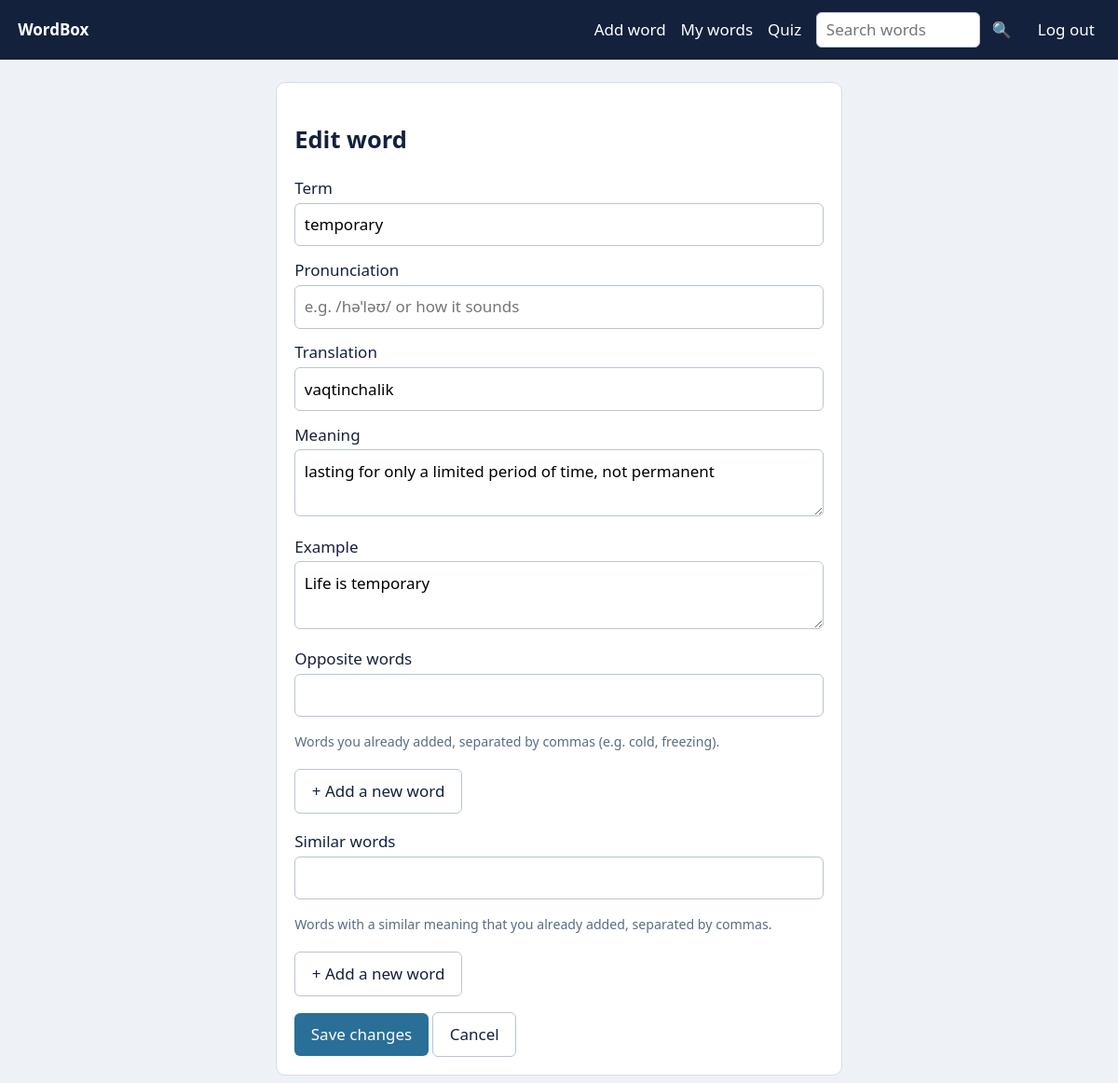
Page /words/7/edit/ (signed in) on the earlier database version.
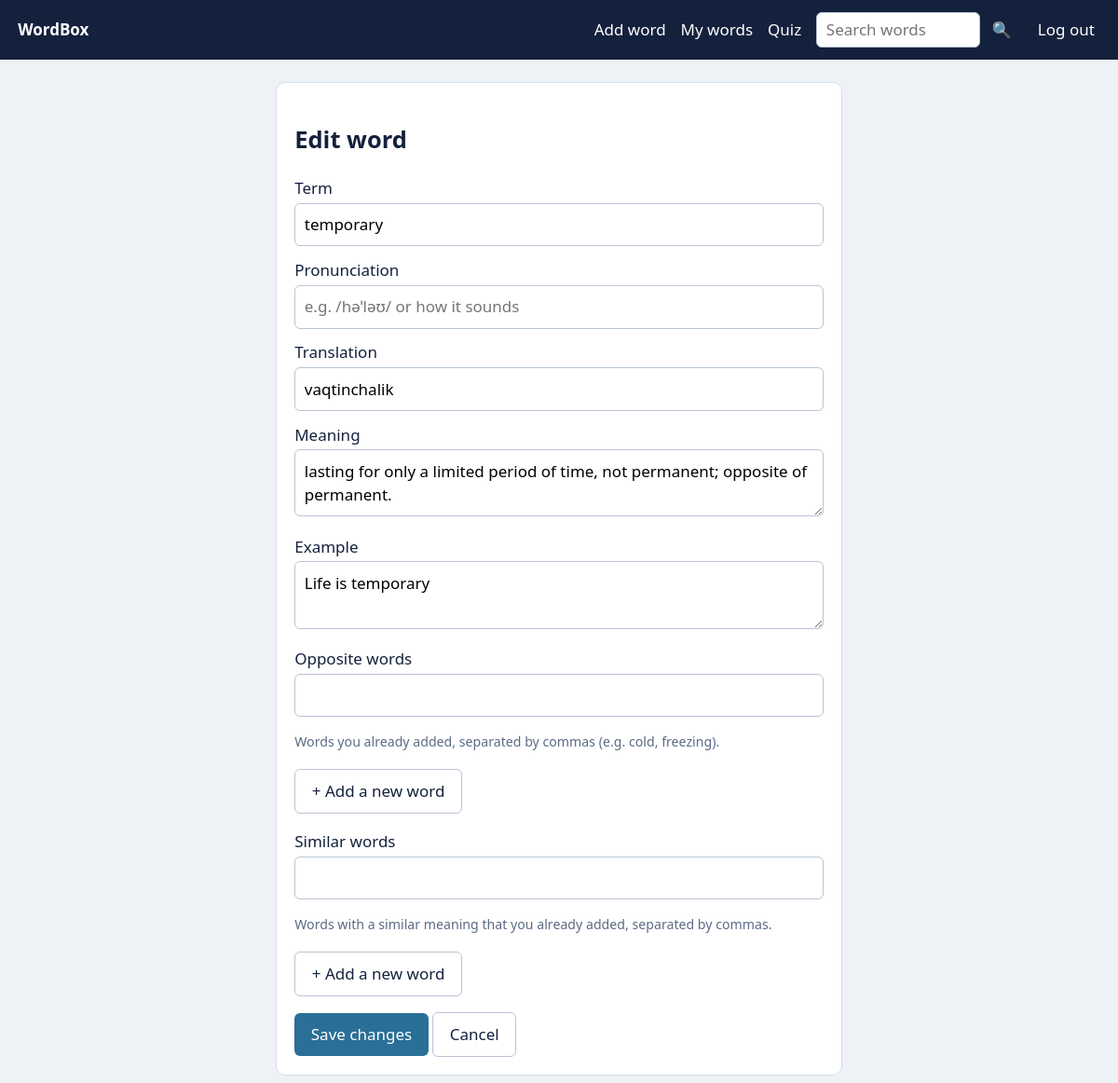
Same page on the later database version.
### words/models.py (models this page shows, shortened)
class Word(models.Model):
    user = models.ForeignKey(settings.AUTH_USER_MODEL, on_delete=models.CASCADE)
    term = models.CharField(max_length=200)          # word in the language you learn
    pronunciation = models.CharField(max_length=200, blank=True)
    translation = models.CharField(max_length=200)
    meaning = models.TextField(blank=True)
    example = models.TextField(blank=True)
    stage = models.PositiveSmallIntegerField(default=0)
    next_review = models.DateField(default=timezone.localdate)
    fails = models.PositiveIntegerField(default=0)
    opposites = models.ManyToManyField("self", blank=True)  # symmetric: if A is opposite of B, B is opposite of A
    similar = models.ManyToManyField("self", blank=True)    # symmetric: words with a similar meaning
    archived = models.BooleanField(default=False)  # archived words are left out of quizzes and reminders
    created = models.DateTimeField(auto_now_add=True)
    class Meta:
        unique_together = ("user", "term")
        ordering = ["-created"]

### words/views.py (the view, shortened to what this page needs)
# urls.py: path("words/<int:pk>/edit/", views.edit_word, name="edit_word"),
@login_required
def edit_word(request, pk):
    word = get_object_or_404(Word, pk=pk, user=request.user)
    form = WordForm(request.POST or None, instance=word, user=request.user)
    return render(request, "add_word.html", {"form": form, "editing": True})

### words/templates/add_word.html (shortened to what this page needs)
{% extends "base.html" %}{% block content %}
<form method="post" class="card"><h2>{% if editing %}Edit word{% else %}Add a word{% endif %}</h2>{% csrf_token %}
{% for f in form %}<label>{{ f.label }}{{ f }}</label>{% if f.help_text %}<div class="mut"><small>{{ f.help_text }}</small></div>{% endif %}{{ f.errors }}
{% if f.name == "opposite_terms" or f.name == "similar_terms" %}<p><button type="button" class="btn alt quickadd" data-field="{{ f.name }}">+ Add a new word</button></p>{% endif %}{% endfor %}
<button class="btn">{% if editing %}Save changes{% else %}Save word{% endif %}</button>
{% if editing %}<a class="btn alt" href="{% url 'word_list' %}">Cancel</a>{% endif %}</form>
{% endblock %}

Differences in the rows shown:
changed Word "temporary": meaning "lasting for only a limited period of time, not permanent" → "lasting for only a limited period of time, not permanent; opposite of permanent."
